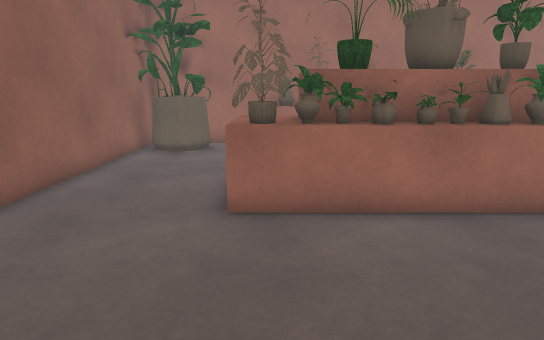
[1] (above)

17 first-person views from a walk through a 3-D level made in the Unity game engine. The camera is 1.2 m above the floor, tilts 12° down and sees 75° across. The floor is counted in squares, 0.5 m on a side. Each view is taken from the middle of a square. On the plan, view 1 faces up. The plan holds only what a view shows up to about 20 squares ahead; the rest is blank. The place goes on beyond the plan. The player character is not drawn. Surface patterns are stand-ins for the level's own textures.

[2]
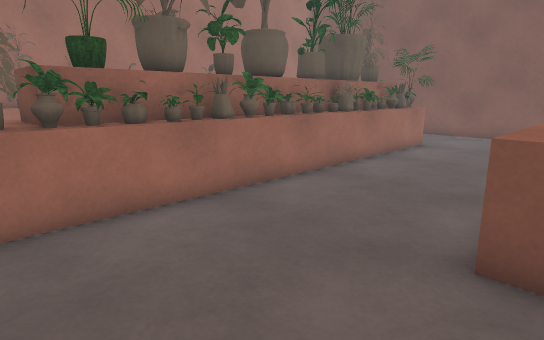

[3]
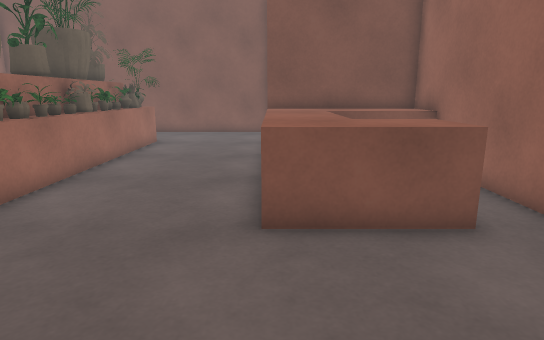

[4]
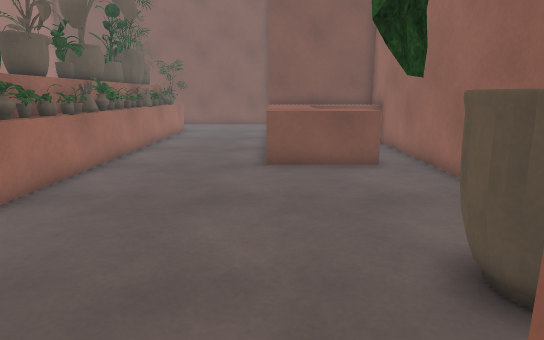

[5]
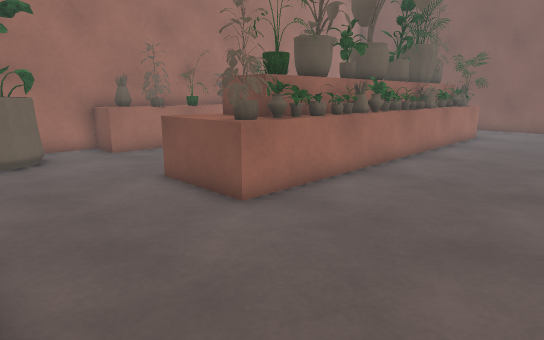

[6]
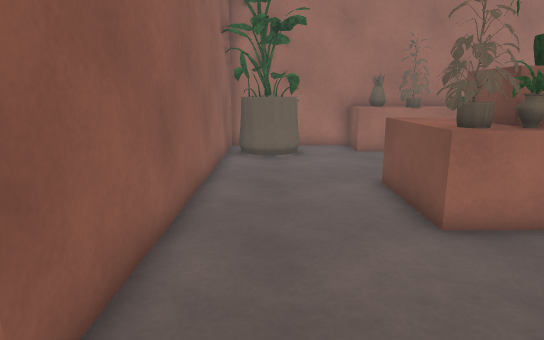

[7]
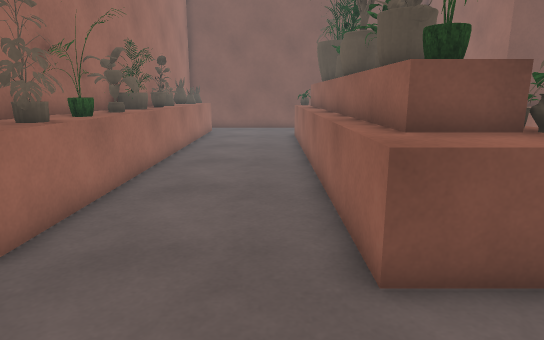

[8]
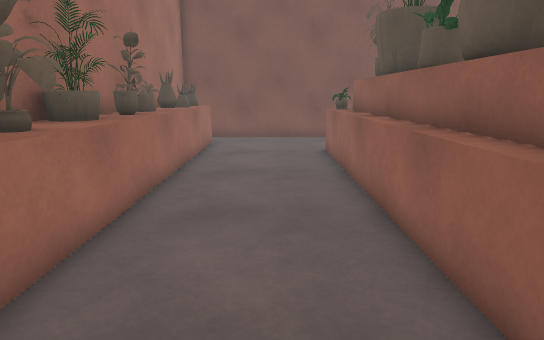

[9]
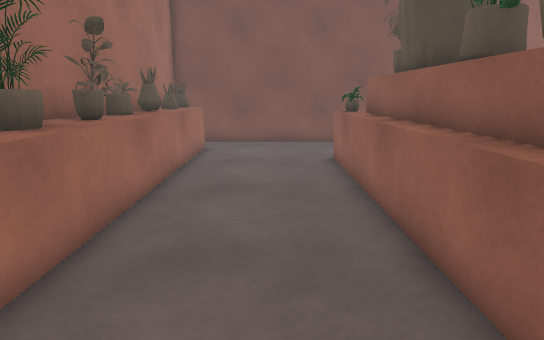

[10]
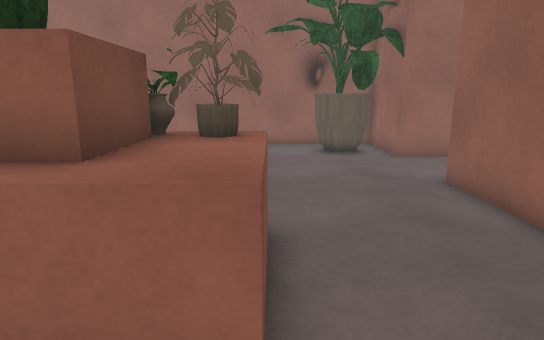

[11]
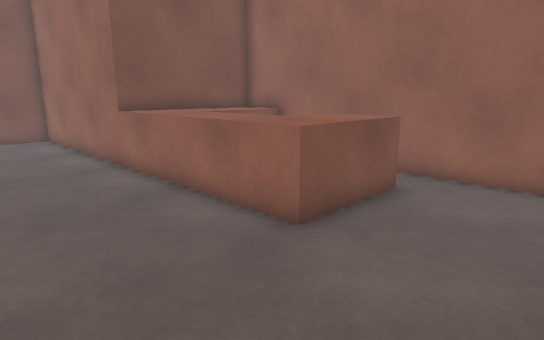

[12]
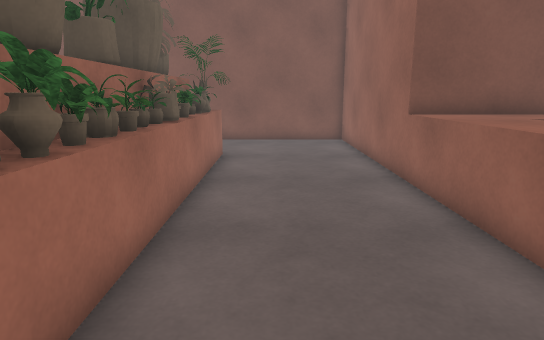

[13]
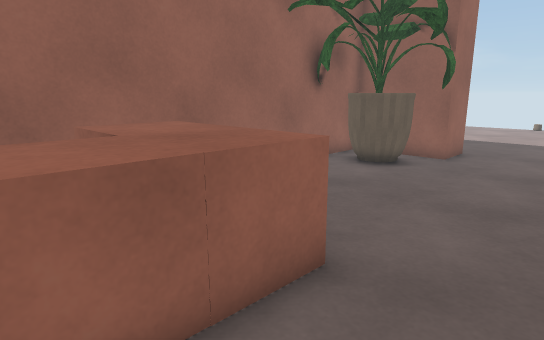

[14]
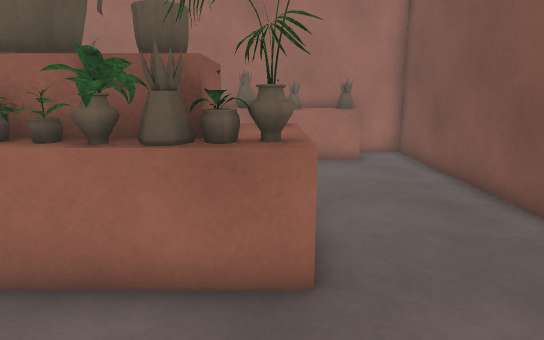

[15]
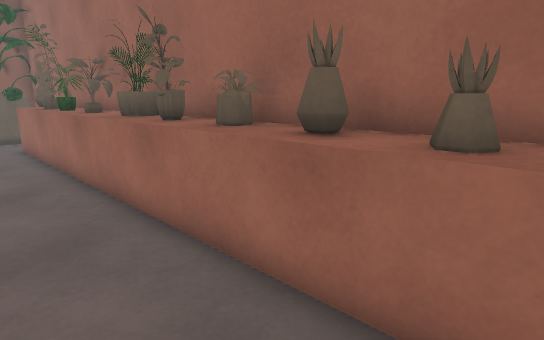

[16]
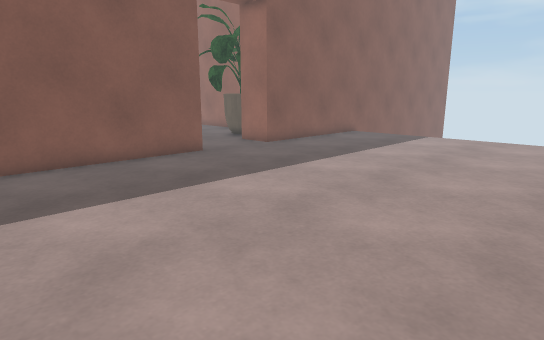

[17]
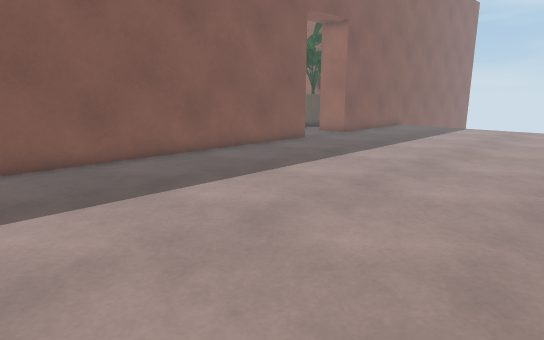

### Floor plan
Key: @ floor where view 1 was taken; # wall or solid block; . floor; = window, fence, low wall or low ledge; ^ raised ledge; O other object.
Columns run from 21 left of view 1 to 21 right of it. Each row starts with its distance up from view 1.
 19 .   ..
 18    ..........  ############################
 17   ...........# #OOO..OO####OOOO^#^O^O^O^O.#
 16  ............# #OOO..^=#####O^^^#^^^^^^^=.#
 15 .............###OOO.......................#
 14 .............###..........................#
 13  ............###..........................#
 12 .............###..........................#
 11  ............###.....====..==#==.....=....#
 10  ............###....^^###^^##O#^^^^^^O=...#
  9  ............###....^^######OO ###OO#O....#
  8 .............###....#O#O####OOOO#OO##OO...#
  7 .............###....###OOOOOOOOOOO####O...#
  6  ............###..........O....O..........#
  5  ............###..........................#
  4  ............###..........................#
  3  ............###..........................#
  2  .........................................#
  1  ........................OOO^^^^^##########
  0  ....................@...OOO^^^^^#
 -1   ...........###.O.......OOO^^^^^#
 -2   ...........###OOO......OOO   ^^#
 -3   ...........### OO......OOO   ^^#
 -4   ...........###.OO#....       ^^#
 -5   ..........   #################^#
 -6   .........
 -7    .......
 -8    ......

Where each view was taken, in squares from view 1:
view 1: 0 up, 0 right, facing up
view 2: 0 up, 1 left, facing up-right
view 3: 1 up, 2 left, facing right
view 4: 1 up, 8 left, facing right
view 5: 1 up, 6 left, facing up-right
view 6: 1 up, 4 left, facing up
view 7: 12 up, 5 left, facing right
view 8: 13 up, 1 right, facing right
view 9: 13 up, 3 right, facing right
view 10: 13 up, 1 left, facing down
view 11: 6 up, 0 right, facing down-right
view 12: 5 up, 2 right, facing right
view 13: 4 up, 8 right, facing down-left
view 14: 3 up, 16 right, facing up
view 15: 13 up, 18 right, facing up-left
view 16: 12 up, 21 left, facing down-right
view 17: 19 up, 21 left, facing down-right
